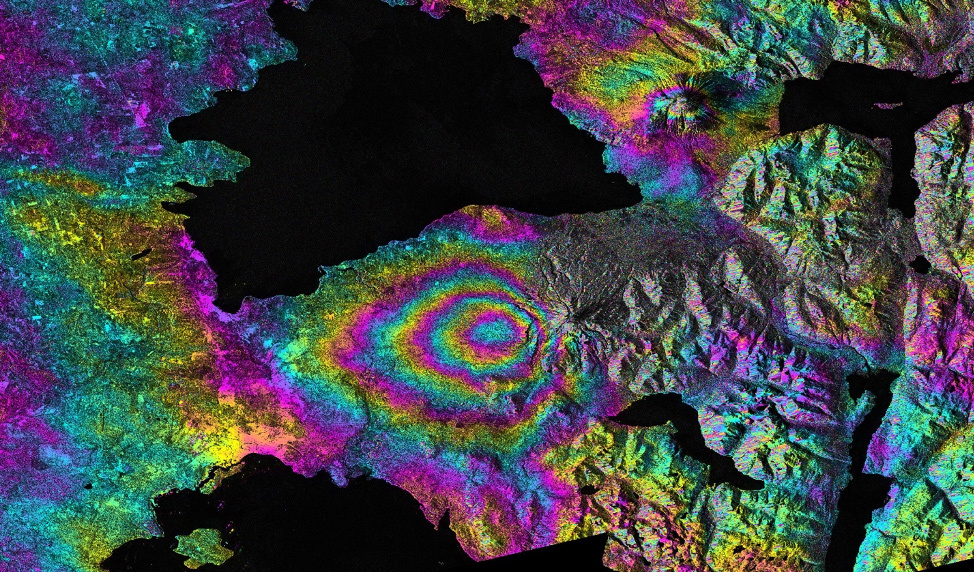
#> input picture sar_2_color.jpg, 974 x 572 px
$ jupyter execute DE_IP_2024_Task_1.ipynb
#> lines starting #> are read from the running program, lines starting #| are printed output that depends on the picture; after the words box and inside, x2 and y2 are one past the last pixel; in counts of white or black regions, pixels touching at a corner belong together; long printed decimals are rounded
[cell 1]
import numpy as np
import cv2
import matplotlib.pyplot as plt

# Базовая работа с изображением

[cell 2]
image = cv2.imread('sar_2_color.jpg')
#> image is the input picture: shape (572, 974, 3); mean B, G, R 71.5, 68.6, 63.6

[cell 3]
plt.imshow(image)

[cell 4]
image.shape # h,w,c
#> Out = (572, 974, 3)

[cell 5]
image[250,250] # b,g,r
#> Out = [12, 12, 12]

[cell 6]
# ROI
img_roi = image[100:200, 500:700]
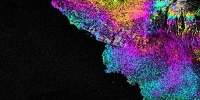
#> img_roi: shape (100, 200, 3); mean B, G, R 65.1, 42.2, 54.9

[cell 7]
plt.imshow(img_roi)

[cell 8]
b,g,r = cv2.split(image)

[cell 9]
plt.imshow(b, cmap = 'gray')

[cell 10]
plt.imshow(g, cmap = 'gray')

[cell 11]
# alternative approach
b = image[:,:,0]

[cell 12]
import copy

image2 = copy.deepcopy(image)

[cell 13]
image2[50:100,50:100] = [0,0,0]
#> image2: shape (572, 974, 3); 0.45% of pixels changed, all inside (x1, y1, x2, y2) = (50, 50, 100, 100)

[cell 14]
plt.imshow(image2)

[cell 15]
# empty image
image_template = np.zeros(image.shape,np.uint8)

[cell 16]
plt.imshow(image_template)

# Конвертация цветовых моделей

[cell 17]
image_template[0,0]
#> Out = [0, 0, 0]

[cell 18]
image_gray = cv2.cvtColor(image, cv2.COLOR_BGR2GRAY)
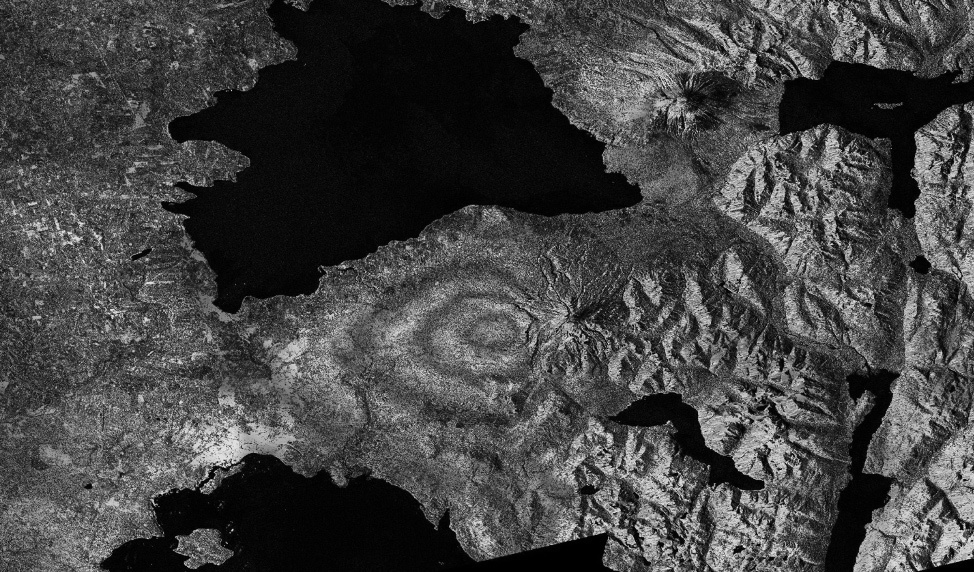
#> image_gray: shape (572, 974); min 0, max 236, mean 67.4

[cell 19]
image_gray[0,0]
#> Out = 40

[cell 20]
image_gray.shape
#> Out = (572, 974)

[cell 21]
image_hsv = cv2.cvtColor(image, cv2.COLOR_BGR2HSV)
#> image_hsv: shape (572, 974, 3); mean H, S, V 79.8, 125.4, 92.5

[cell 22]
image_hsv.shape
#> Out = (572, 974, 3)

[cell 23]
image_hsv[0,0]
#> Out = [117, 143, 75]

[cell 24]
image[0,0]
#> Out = [75, 37, 33]

[cell 25]
image_lab = cv2.cvtColor(image, cv2.COLOR_BGR2Lab)
#> image_lab: shape (572, 974, 3); mean of channels 0, 1, 2 75.2, 129.2, 126.9

[cell 26]
image_lab[0,0]
#> Out = [42, 139, 104]

# Пороговая фильтрация

[cell 27]
_,thresh1 = cv2.threshold(image_gray,200,255,cv2.THRESH_BINARY)
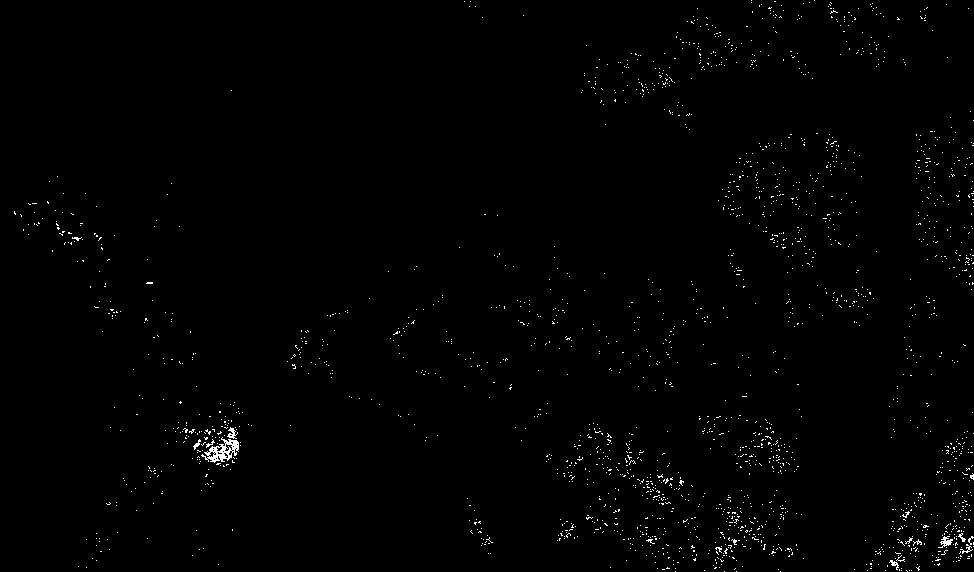
#> thresh1: shape (572, 974); 0.8% white in thin lines or dots

[cell 28]
plt.imshow(thresh1, cmap='gray')

[cell 29]
thresh1[thresh1==100].sum()
#> Out = 0

# Построение гистограммы

[cell 30]
histSize = 256
histRange = (0, 256)
accumulate = False

b_hist = cv2.calcHist([b], [0], None, [histSize], histRange, accumulate=accumulate)
#> b_hist = 256 values, max 15318 at index 5, min 29 at index 253, mean 2176.3

[cell 31]
plt.plot(b_hist)
#> figure, not shown here; curve peaks at x = 5, y = 15318

[cell 32]
b_hist_cum = b_hist.cumsum()
#> b_hist_cum = 256 values from 10493 to 557128

[cell 33]
plt.plot(b_hist_cum)
#> figure, not shown here; curve peaks at x = 255, y = 557128

[cell 34]
b_hist_norm = b_hist /  (image.shape[0] * image.shape[1])
#> b_hist_norm = 256 values, max 0.0275 at index 5, min 5.21e-05 at index 253, mean 0.00391

[cell 35]
plt.plot(b_hist_norm)
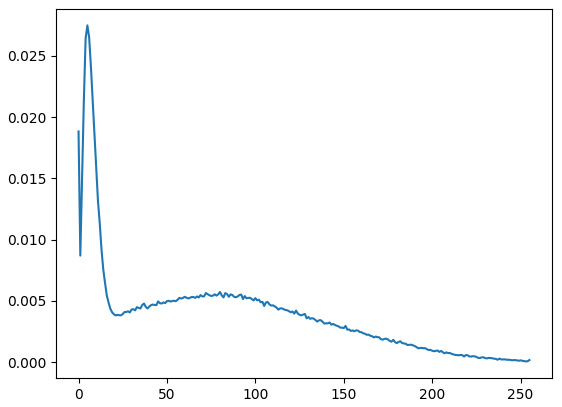
#> figure drawn by matplotlib, 1 panel; curve peaks at x = 5, y = 0.0275

# Сравнение двух изображений

[cell 36]
from skimage.metrics import structural_similarity, mean_squared_error

(ssim, diff) = structural_similarity(image_gray, image_gray, full=True)
#> diff: shape (572, 974) float64; every value is 1
#> ssim = 1
diff = (diff * 255).astype("uint8")
#> diff: shape (572, 974); every value is 255
print("SSIM: {}".format(ssim))
#| SSIM: 1.0

[cell 37]
plt.imshow(diff)

[cell 38]
mse = mean_squared_error(image_gray, image_gray)
#> mse = 0
mse
#> Out = 0

# Статистические характеристики изображений

[cell 39]
mean = image_gray.mean()
#> mean = 67.41

[cell 40]
std = image_gray.std()
#> std = 52.02

[cell 41]
print(mean,std)
#| 67.412 52.016

[cell 42]
eq_gray = cv2.equalizeHist(image_gray)

[cell 43]
plt.imshow(eq_gray, cmap="gray")

[cell 44]
plt.imshow(image_gray, cmap="gray")

[cell 45]
# 1. Загрузите изображение в оттенках серого sar_1_gray.jpg.
# 2. постройте гистограмму
# 3. реализуйте алгоритм гамма коррекции с параметром гамма <1, >1.
# 4. Сравните исходное изображение, скорректированное при помощи гамма-фильтра. MSE, SSIM.
# 5. реализуйте алгоритм статистической цветокоррекции на основе статистики eq_gray.
# 6. Протестируйте работу алгоритмов пороговой фильтрации с различными параметрами.
# Для каждого решения - напечатайте результат

[cell 46]
import numpy as np
import cv2
import matplotlib.pyplot as plt
from skimage.metrics import structural_similarity, mean_squared_error

# загружаем картинку сразу в оттенках серого
img = cv2.imread('sar_1_gray.jpg', cv2.IMREAD_GRAYSCALE)
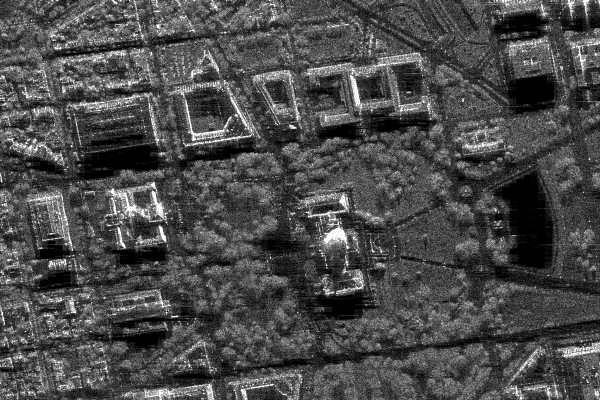
#> input picture sar_1_gray.jpg, 600 x 400 px
#> img is the input picture: shape (400, 600); min 0, max 255, mean 74.9
if img is None:
    print("ошибка: файл не найден")
else:
    print(f"картинка загружена, размер: {img.shape}")
#| картинка загружена, размер: (400, 600)

# считаем гистограмму и смотрим распределение яркостей
hist = cv2.calcHist([img], [0], None, [256], [0, 256])
#> hist = 256 values, max 3786 at index 1, min 40 at index 251, mean 937.5
plt.figure(figsize=(6, 3))
plt.plot(hist, color='black')
plt.title("гистограмма")
plt.show()
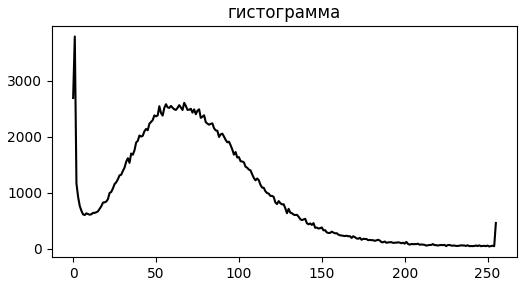
#> figure drawn by matplotlib, 1 panel; curve peaks at x = 1, y = 3786

# гамма-коррекция через lut
def gamma_corr(image, gamma):
#> called with gamma = 0.5
    inv_gamma = 1.0 / gamma
    table = np.array([((i / 255.0) ** inv_gamma) * 255 for i in range(256)]).astype("uint8")
    return cv2.LUT(image, table)

img_light = gamma_corr(img, 0.5)  # осветляем
img_dark = gamma_corr(img, 2.0)   # затемняем
#> call 2 of gamma_corr, with gamma = 2
#> in gamma_corr (call 2), `return cv2.LUT(image, table)`:
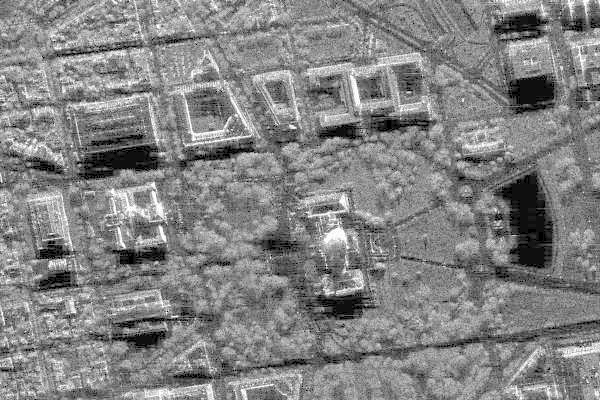
#> returned value: shape (400, 600); min 0, max 255, mean 130.6

# сравниваем метриками mse и ssim
print("\nрезультаты сравнения:")
print(f"оригинал vs gamma 0.5 -> mse: {mean_squared_error(img, img_light):.2f}, ssim: {structural_similarity(img, img_light):.4f}")
#| оригинал vs gamma 0.5 -> mse: 2383.76, ssim: 0.5270
print(f"оригинал vs gamma 2.0 -> mse: {mean_squared_error(img, img_dark):.2f}, ssim: {structural_similarity(img, img_dark):.4f}")
#| оригинал vs gamma 2.0 -> mse: 3250.43, ssim: 0.7875

# статистическая коррекция (приводим яркость и контраст к эталону eq_gray)
eq_gray = cv2.equalizeHist(img)  # эталон
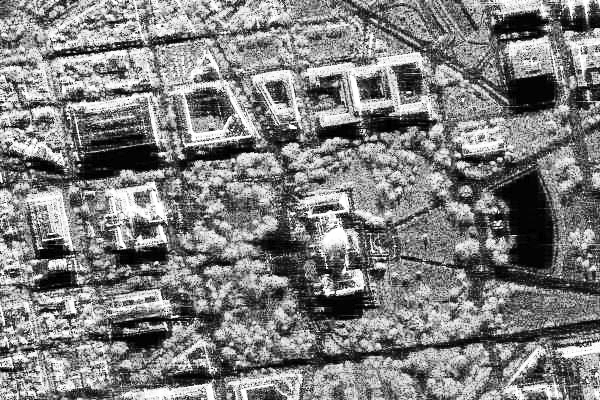
#> eq_gray: shape (400, 600); min 0, max 255, mean 127
m_src, s_src = img.mean(), img.std()
#> m_src = 74.94; s_src = 43.66
m_ref, s_ref = eq_gray.mean(), eq_gray.std()
#> m_ref = 127; s_ref = 74.27

# формула выравнивания: (x - mean_src) * (std_ref / std_src) + mean_ref
corrected = (img.astype(np.float32) - m_src) * (s_ref / s_src) + m_ref
corrected = np.clip(corrected, 0, 255).astype(np.uint8)

print(f"\nстат. коррекция (mean: {m_src:.1f}->{m_ref:.1f}, std: {s_src:.1f}->{s_ref:.1f})")
#| стат. коррекция (mean: 74.9->127.0, std: 43.7->74.3)

# пороговая фильтрация (otsu и адаптивный порог)
_, otsu = cv2.threshold(img, 0, 255, cv2.THRESH_BINARY + cv2.THRESH_OTSU)
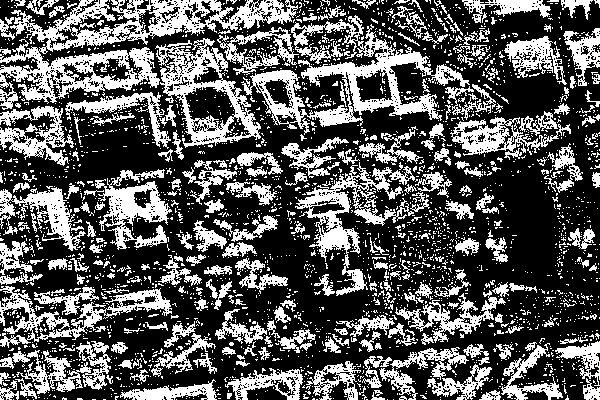
#> otsu: shape (400, 600); 35% white; 2763 white regions (2491 under 20 px), largest, box (x1, y1, x2, y2) and area: (0, 0, 298, 110) 9753, (241, 15, 470, 135) 6934, (155, 38, 261, 148) 3834
adaptive = cv2.adaptiveThreshold(img, 255, cv2.ADAPTIVE_THRESH_GAUSSIAN_C, cv2.THRESH_BINARY, 11, 2)
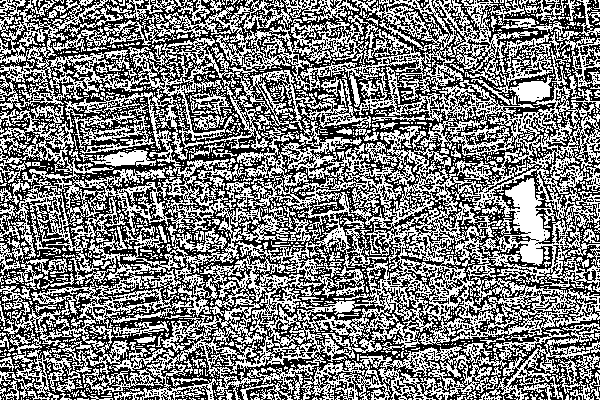
#> adaptive: shape (400, 600); 49.1% white in thin lines or dots

print(f"порог otsu найден на значении: {_}")
#| порог otsu найден на значении: 85.0
print("адаптивный порог применен (blockSize=11, C=2)")

[cell 47]
plt.figure(figsize=(15, 10))

plt.subplot(2, 3, 1)
plt.imshow(img, cmap='gray')
plt.title("Оригинал")
plt.axis('off')

plt.subplot(2, 3, 2)
plt.imshow(img_light, cmap='gray')
plt.title("Гамма 0.5 (осветление)")
plt.axis('off')

plt.subplot(2, 3, 3)
plt.imshow(img_dark, cmap='gray')
plt.title("Гамма 2.0 (затемнение)")
plt.axis('off')

plt.subplot(2, 3, 4)
plt.imshow(corrected, cmap='gray')
plt.title("Статистическая коррекция")
plt.axis('off')

plt.subplot(2, 3, 5)
plt.imshow(otsu, cmap='gray')
plt.title(f"Порог Otsu (T={_})")
plt.axis('off')

plt.subplot(2, 3, 6)
plt.imshow(adaptive, cmap='gray')
plt.title("Адаптивный порог")
plt.axis('off')

plt.tight_layout()
plt.show()
